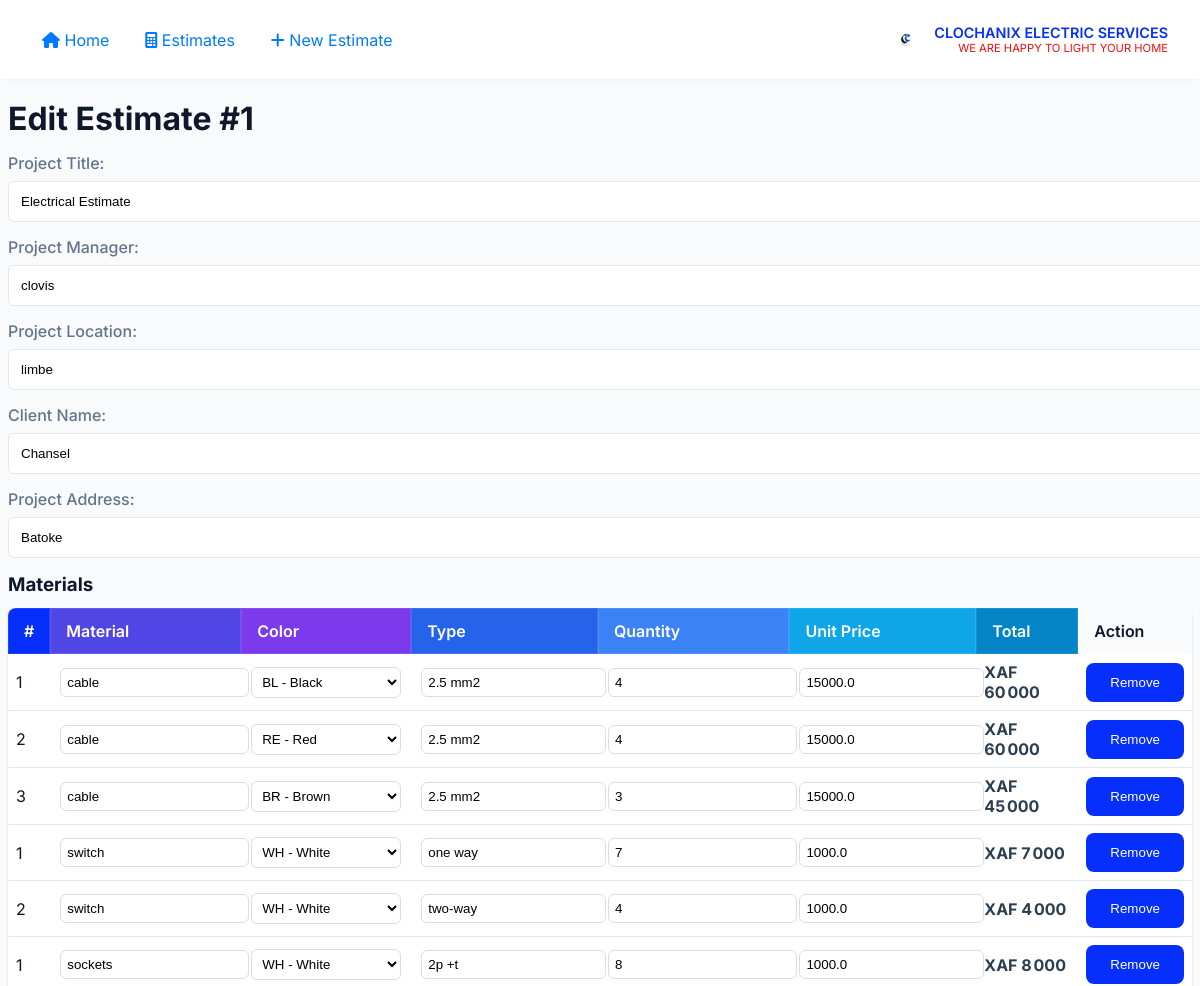
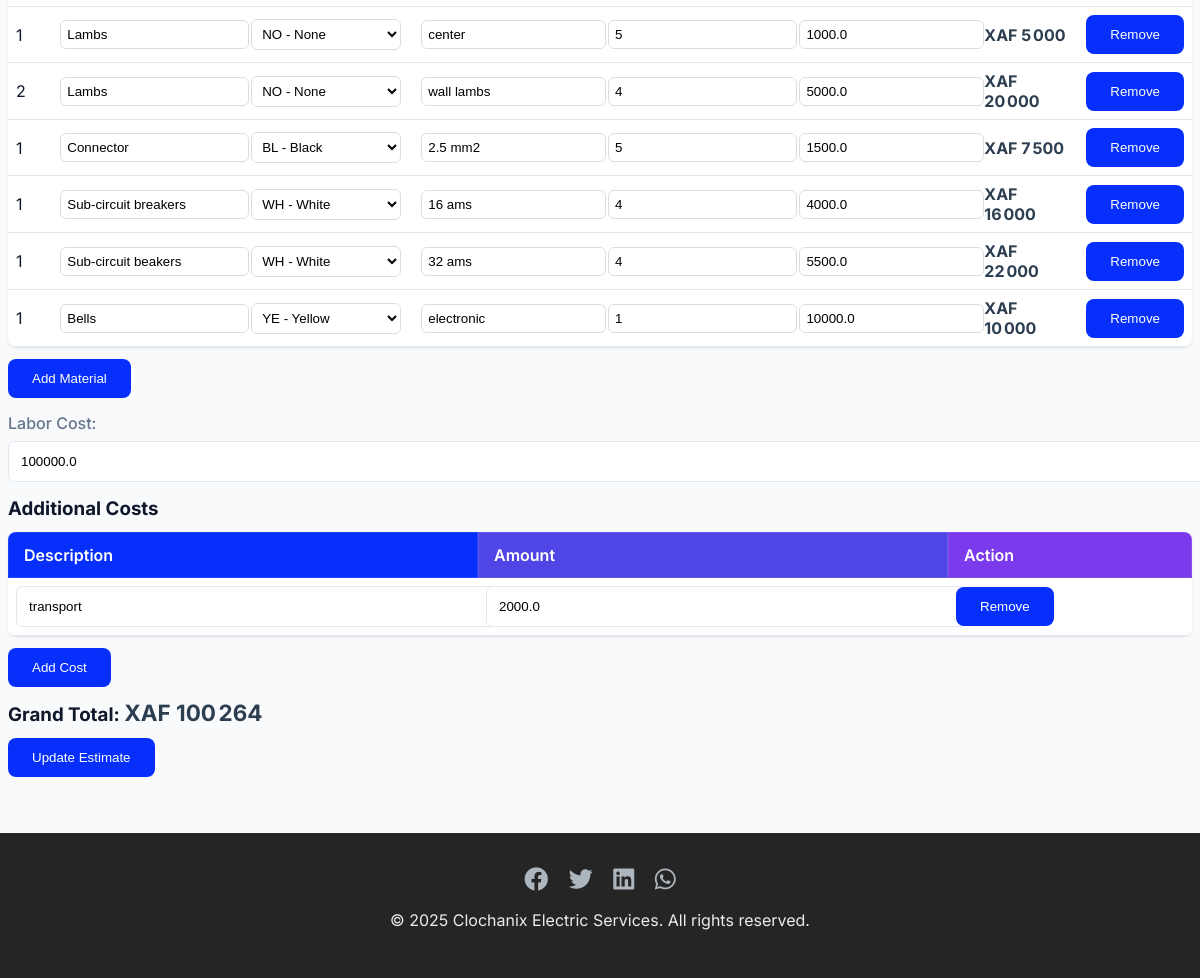
Screenshot of /edit/1 with the database file from the repository (2 pictures, top to bottom).
### models.py (models this page shows)
class Estimate(db.Model):
    id = db.Column(db.Integer, primary_key=True)
    client_name = db.Column(db.String(100))
    project_address = db.Column(db.String(200))
    labor_cost = db.Column(db.Float)
    materials = db.relationship('Material', backref='estimate', lazy=True)
    signature = db.Column(db.Text, nullable=True)  # Store base64 signature data
    signature_date = db.Column(db.DateTime, nullable=True)
    project_title = db.Column(db.String(200), nullable=True)
    project_manager = db.Column(db.String(100), nullable=True)
    project_location = db.Column(db.String(200), nullable=True)
    additional_costs = db.relationship('AdditionalCost', backref='estimate', lazy=True)
    estimate_date = db.Column(db.DateTime, default=datetime.now)

class MaterialType(db.Model):
    id = db.Column(db.Integer, primary_key=True)
    color = db.Column(db.String(50))
    type = db.Column(db.String(50))
    quantity = db.Column(db.Integer)
    unit_price = db.Column(db.Float)
    material_id = db.Column(db.Integer, db.ForeignKey('material.id'))

class Material(db.Model):
    id = db.Column(db.Integer, primary_key=True)
    name = db.Column(db.String(100))
    estimate_id = db.Column(db.Integer, db.ForeignKey('estimate.id'))
    types = db.relationship('MaterialType', backref='material', lazy=True)

class AdditionalCost(db.Model):
    id = db.Column(db.Integer, primary_key=True)
    description = db.Column(db.String(200))
    amount = db.Column(db.Float)
    estimate_id = db.Column(db.Integer, db.ForeignKey('estimate.id'))

### app.py (the view, shortened to what this page needs)
@app.route('/edit/<int:estimate_id>', methods=['GET', 'POST'])
def edit_estimate(estimate_id):
    estimate = Estimate.query.get_or_404(estimate_id)
    materials_total = sum(
        type.quantity * type.unit_price
        for material in estimate.materials
        for type in material.types
    )
    return render_template('edit_estimate.html', estimate=estimate, materials_total=materials_total)

### templates/edit_estimate.html (shortened to what this page needs)
{% extends "base.html" %}
{% block head %}
    <link rel="stylesheet" href="{{ url_for('static', filename='css/edit_estimate.css') }}">
{% endblock %}
{% block content %}
    <h1>Edit Estimate #{{ estimate.id }}</h1>
    <form method="POST">
        <div class="form-group">
            <label>Project Title:</label>
            <input type="text" name="project_title" value="{{ estimate.project_title }}" required>
        </div>
        <div class="form-group">
            <label>Project Manager:</label>
            <input type="text" name="project_manager" value="{{ estimate.project_manager }}" required>
        </div>
        <div class="form-group">
            <label>Project Location:</label>
            <input type="text" name="project_location" value="{{ estimate.project_location }}" required>
        </div>
        <div class="form-group">
            <label>Client Name:</label>
            <input type="text" name="client_name" value="{{ estimate.client_name }}" required>
        </div>
        <div class="form-group">
            <label>Project Address:</label>
            <input type="text" name="project_address" value="{{ estimate.project_address }}" required>
        </div>
        <h3>Materials</h3>
        <table>
            <thead>
                <tr>
                    <th>#</th>
                    <th>Material</th>
                    <th>Color</th>
                    <th>Type</th>
                    <th>Quantity</th>
                    <th>Unit Price</th>
                    <th>Total</th>
                    <th>Action</th>
                </tr>
            </thead>
            <tbody id="materials">
                {% for material in estimate.materials %}
                {% for type in material.types %}
                <tr class="material-row">
                    <td>{{ loop.index }}</td>
                    <td><input type="text" name="item[]" value="{{ material.name }}" required></td>
                    <td>
                        <select name="color[]" required class="color-select">
                            {% for color in ['None', 'Black', 'Red', 'Blue', 'White', 'Green', 'Brown', 'Orange', 'Yellow', 'Purple', 'Gray'] %}
                            <option value="{{ color }}" {% if type.color == color %}selected{% endif %}>
                                {{ color[0:2]|upper }} - {{ color if color != 'None' else 'None' }}
                            </option>
                            {% endfor %}
                        </select>
                    </td>
                    <td><input type="text" name="type[]" value="{{ type.type }}" required></td>
                    <td><input type="number" name="quantity[]" value="{{ type.quantity }}" oninput="updateRowTotal(event)" required></td>
                    <td><input type="number" step="0.01" name="unit_price[]" value="{{ type.unit_price }}" oninput="updateRowTotal(event)" required></td>
                    <td class="total">XAF {{ "{:,.0f}".format(type.quantity * type.unit_price)|replace(",", " ")|replace(".", ",") }}</td>
                    <td><button type="button" onclick="removeMaterialRow(this)">Remove</button></td>
                </tr>
                {% endfor %}
                {% endfor %}
            </tbody>
        </table>
        <button type="button" onclick="addMaterialRow()">Add Material</button>
        <div class="form-group">
            <label>Labor Cost:</label>
            <input type="number" step="0.01" name="labor_cost" value="{{ estimate.labor_cost }}" oninput="updateGrandTotal()" required>
        </div>
        <h3>Additional Costs</h3>
        <table id="additional-costs">
            <tr>
                <th>Description</th>
                <th>Amount</th>
                <th>Action</th>
            </tr>
            {% if estimate.additional_costs %}
                {% for cost in estimate.additional_costs %}
                <tr class="additional-cost-row">
                    <td><input type="text" name="cost_description[]" value="{{ cost.description }}" required></td>
                    <td><input type="number" step="0.01" name="cost_amount[]" value="{{ cost.amount }}" oninput="updateGrandTotal()" required></td>
                    <td><button type="button" onclick="removeAdditionalCost(this)">Remove</button></td>
                </tr>
                {% endfor %}
            {% else %}
                <tr class="additional-cost-row">
                    <td><input type="text" name="cost_description[]" required></td>
                    <td><input type="number" step="0.01" name="cost_amount[]" oninput="updateGrandTotal()" required></td>
                    <td><button type="button" onclick="removeAdditionalCost(this)">Remove</button></td>
                </tr>
            {% endif %}
        </table>
        <button type="button" onclick="addAdditionalCost()">Add Cost</button>
        <h3>Grand Total: <span id="grandTotal">XAF {{ "{:,.0f}".format(materials_total + estimate.labor_cost)|replace(",", " ")|replace(".", ",") }}</span></h3>
        <button type="submit">Update Estimate</button>
    </form>
{% endblock %}

### static/css/styles.css (style rules this page uses)
:root { --primary: #062ffc; --secondary: #64748b; --success: #16a34a; --danger: #dc2626; --background: #f8fafc; --surface: #ffffff; --text: #0f172a; --accent: #f30505f8; }
body { font-family: 'Inter', system-ui, sans-serif; margin: 0; padding: 0; background: var(--background); color: var(--text); }
table { width: 100%; border-spacing: 0; border-radius: 0.5rem; background: var(--surface); box-shadow: 0 1px 3px 0 rgb(0 0 0 / 0.1); overflow: hidden; margin-bottom: 0.75rem; }
th, td { padding: 0.5rem; border-bottom: 1px solid #e2e8f0; }
th { background: #f8fafc; font-weight: 600; text-align: left; }
table th:nth-child(1) { background-color: #062ffc; color: white; }
table th:nth-child(2) { background-color: #4f46e5; color: white; }
table th:nth-child(3) { background-color: #7c3aed; color: white; }
table th:nth-child(4) { background-color: #2563eb; color: white; }
table th:nth-child(5) { background-color: #3b82f6; color: white; }
table th:nth-child(6) { background-color: #0ea5e9; color: white; }
table th:nth-child(7) { background-color: #0284c7; color: white; }
table th { transition: all 0.3s ease; padding: 12px 15px; font-weight: 600; text-align: left; border: 1px solid rgba(255, 255, 255, 0.1); }
button { padding: 0.75rem 1.5rem; border-radius: 0.5rem; border: none; font-weight: 500; cursor: pointer; transition: all 0.2s; background: var(--primary); color: white; }
.form-group { margin-bottom: 0.75rem; }
.form-group label { display: block; margin-bottom: 0.5rem; font-weight: 500; color: var(--secondary); }
input, select { width: 100%; padding: 0.75rem; border: 1px solid #e2e8f0; border-radius: 0.375rem; background: var(--surface); transition: all 0.2s; }
.material-row { background-color: #fff; }
.color-select { width: 150px; }
h1, h2, h3, h4 { margin: 0.75rem 0; }

### static/css/edit_estimate.css (style rules this page uses)
.material-row input, .material-row select { padding: 6px; margin: 2px; border: 1px solid #ddd; }
.material-row .total { font-weight: bold; color: #2c3e50; }
#grandTotal { font-size: 1.2em; color: #2c3e50; font-weight: bold; }
.form-group { margin: 15px 0; }

### rows the page displays
Estimate: id "1", project_title "Electrical Estimate", project_manager "clovis", project_location "limbe", client_name "Chansel", project_address "Batoke", labor_cost "100000.0"
Material: name "cable"
MaterialType: color "BL - Black", type "2.5 mm2", quantity "4", unit_price "15000.0"
MaterialType: color "RE - Red", type "2.5 mm2", quantity "4", unit_price "15000.0"
MaterialType: color "BR - Brown", type "2.5 mm2", quantity "3", unit_price "15000.0"
Material: name "switch"
MaterialType: color "WH - White", type "one way", quantity "7", unit_price "1000.0"
MaterialType: color "WH - White", type "two-way", quantity "4", unit_price "1000.0"
Material: name "sockets"
MaterialType: color "WH - White", type "2p +t", quantity "8", unit_price "1000.0"
Material: name "Lambs"
MaterialType: color "NO - None", type "center", quantity "5", unit_price "1000.0"
MaterialType: color "NO - None", type "wall lambs", quantity "4", unit_price "5000.0"
Material: name "Connector"
MaterialType: color "BL - Black", type "2.5 mm2", quantity "5", unit_price "1500.0"
Material: name "Sub-circuit breakers"
MaterialType: color "WH - White", type "16 ams", quantity "4", unit_price "4000.0"
Material: name "Sub-circuit beakers"
MaterialType: color "WH - White", type "32 ams", quantity "4", unit_price "5500.0"
Material: name "Bells"
MaterialType: color "YE - Yellow", type "electronic", quantity "1", unit_price "10000.0"
AdditionalCost: description "transport", amount "2000.0"
